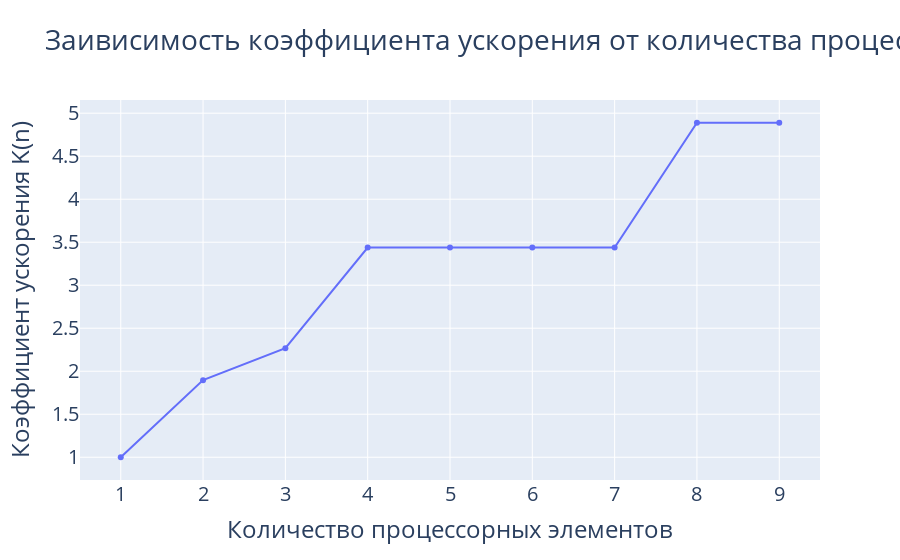

Write notebook code for a chart like this one.
### Markdown cell above
## Acceleration coeff on procs elems

### Code cell
x = []
y = []
ranks = []
for i in range(1, 10):
    matrix = MatrixPU(config={'PROCS_ELEMS': i})
    report = matrix.report
    x.append(report['procs_amount'])
    y.append(report['acceleration_coeff'])
fig = go.Figure()
fig.add_trace(
    go.Scatter(x=x, y=y, name='K(n)',
               text=[f'n = {x}, K(n) = {y}' for x, y in zip(x, y)])
)
fig.update_layout(title='Заивисимость коэффициента ускорения от количества процессорных элементов',
                  font=dict(size=20),
                  xaxis_title='Количество процессорных элементов',
                  yaxis_title='Коэффициент ускорения K(n)')
fig.show()

### Figure 1 — Plotly figure (JSON) as saved in the notebook; plotly's stock layout.template omitted (floating-point values rounded to 4 significant figures)
{"data": [{"name": "K(n)", "text": ["n = 1, K(n) = 1.0", "n = 2, K(n) = 1.896551724137931", "n = 3, K(n) = 2.268041237113402", "n = 4, K(n) = 3.4375", "n = 5, K(n) = 3.4375", "n = 6, K(n) = 3.4375", "n = 7, K(n) = 3.4375", "n = 8, K(n) = 4.888888888888889", "n = 9, K(n) = 4.888888888888889"], "type": "scatter", "x": [1, 2, 3, 4, 5, 6, 7, 8, 9], "y": [1, 1.897, 2.268, 3.438, 3.438, 3.438, 3.438, 4.889, 4.889]}], "layout": {"font": {"size": 20}, "title": {"text": "Заивисимость коэффициента ускорения от количества процессорных элементов"}, "xaxis": {"title": {"text": "Количество процессорных элементов"}}, "yaxis": {"title": {"text": "Коэффициент ускорения K(n)"}}}}
